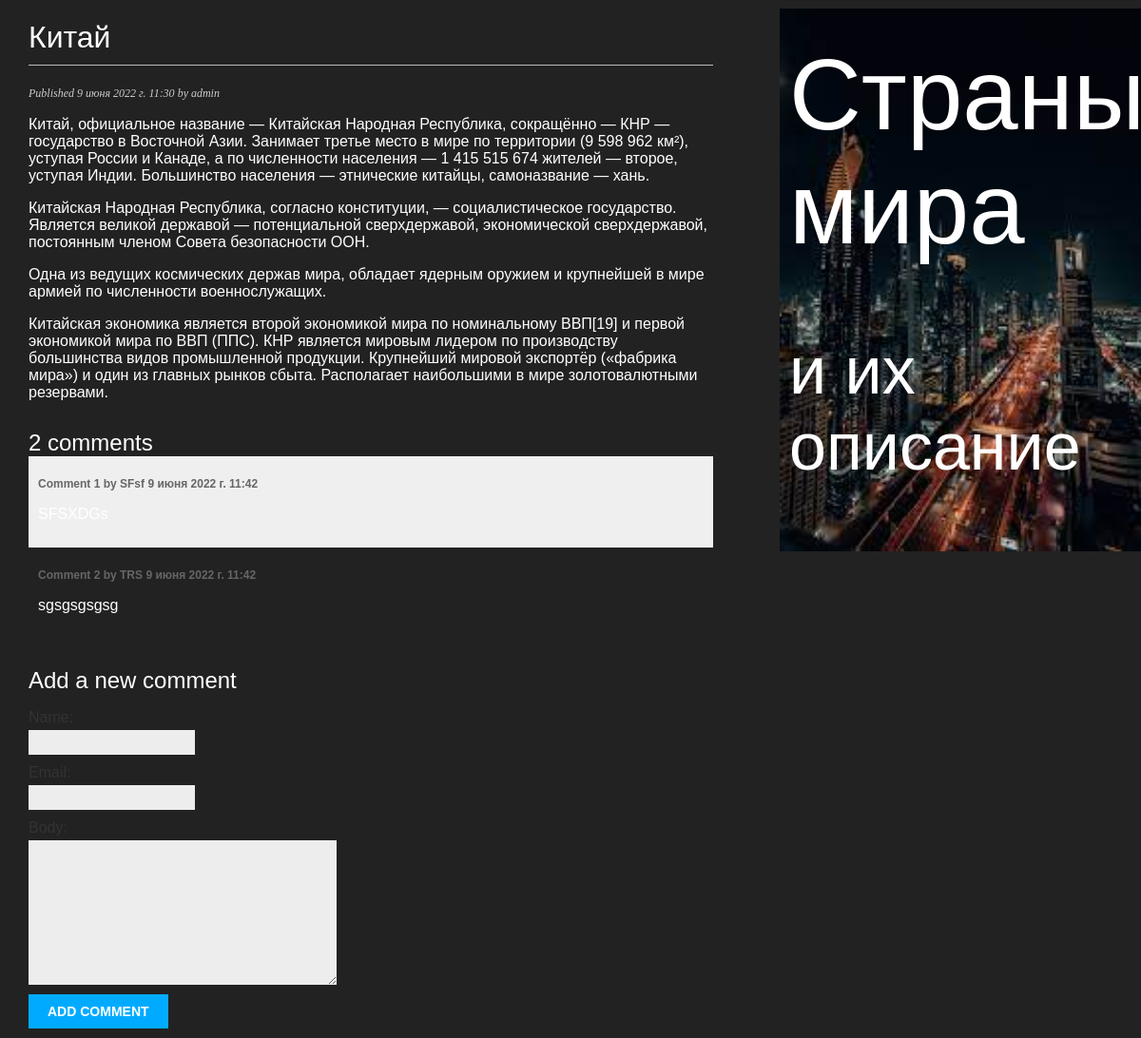
The page /blog/6/ on the database its author committed.
### blog/models.py (models this page shows, shortened)
class Post(models.Model):
    class Status(models.TextChoices):
        DRAFT = 'DF', 'Draft'
        PUBLISHED = 'PB', 'Published'
    title = models.CharField(max_length=250)
    slug = models.SlugField(max_length=250)
    author = models.ForeignKey(User,on_delete=models.CASCADE,related_name='blog_posts')
    body = models.TextField()
    publish = models.DateTimeField(default=timezone.now)
    created = models.DateTimeField(auto_now_add=True)
    updated = models.DateTimeField(auto_now=True)
    status = models.CharField(max_length=2,choices=Status.choices,default=Status.DRAFT)
    objects = models.Manager() # The default manager.
    published = PublishedManager() # Our custom manager.
    class Meta:
        ordering = ['-publish']
        indexes = [
            models.Index(fields=['-publish']),
        ]

class Comment(models.Model):
    post = models.ForeignKey(Post, on_delete=models.CASCADE, related_name='comments')
    name = models.CharField(max_length=80)
    email = models.EmailField()
    body = models.TextField()
    created = models.DateTimeField(auto_now_add=True)
    updated = models.DateTimeField(auto_now=True)
    active = models.BooleanField(default=True)
    class Meta:
        ordering = ['created']
        indexes = [
            models.Index(fields=['created']),
        ]

### blog/views.py (the view)
# urls.py: path('<int:id>/', views.post_detail, name='post_detail'),
def post_detail(request, id):
    post = get_object_or_404(Post, id=id, status=Post.Status.PUBLISHED)
    comments = post.comments.filter(active=True)
    form = CommentForm()
    return render(request, 'blog/post/detail.html', {'post': post, 'comments': comments,
'form': form})

### blog/forms.py
class CommentForm(forms.ModelForm):
	class Meta:
		model = Comment
		fields = ['name', 'email', 'body']

### blog/templates/blog/post/detail.html (shortened to what this page needs)
{% extends "blog/base.html" %}
{% block content %}
  <h1>{{ post.title }}</h1>
  <p class="date">
    Published {{ post.publish }} by {{ post.author }}
  </p>
  {{ post.body|linebreaks }}
  {% with comments.count as total_comments %}
 <h2>{{ total_comments }} comment{{ total_comments|pluralize }}</h2>
{% endwith %}
{% for comment in comments %}
 <div class="comment">
 <p class="info">
 Comment {{ forloop.counter }} by {{ comment.name }}
 {{ comment.created }}
 </p>
 {{ comment.body|linebreaks }}
 </div>
{% empty %}
 <p>There are no comments yet.</p>
{% endfor %}
<h2>Add a new comment</h2>
 <form action="{% url 'blog:post_comment' post.id %}" method="post">
 {{ form.as_p }}
 <p><input type="submit" value="Add comment"></p>
 </form>
{% endblock %}

### blog/static/css/blog.css (style rules this page uses)
body { margin:0; padding:0; font-family:helvetica, sans-serif; }
h1 { font-weight:normal; border-bottom:1px solid #bbb; padding:0 0 10px 0; }
h2 { font-weight:normal; margin:30px 0 0; }
p.date { color:#ccc; font-family: georgia, serif; font-size: 12px; font-style: italic; }
label { float:left; clear:both; color:#333; margin-bottom:4px; }
input, textarea { clear:both; float:left; margin:0 0 10px; background:#ededed; border:0; padding:6px 10px; font-size:12px; }
input[type=submit] { font-weight:bold; background:#00abff; color:#fff; padding:10px 20px; font-size:14px; text-transform:uppercase; }
.comment { padding:10px; }
.comment:nth-child(even) { background:#efefef; }
.comment .info { font-weight:bold; font-size:12px; color:#666; }
.blog_page { background:#222222; }

### rows shown on the page
Post: title "Китай", publish "9 июня 2022 г. 11:30", author "admin", body "Китай, официальное название — Китайская Народная Республика, сокращённо — КНР — государство в Восточной Азии. Занимает третье место в мире по территории (9 598 962 км²), уступая России и Канаде, а по численности населения — 1 415 515 674 жителей — второе, уступая Индии. Большинство населения — этнические китайцы, самоназвание — хань. Китайская Народная Республика, согласно конституции, — социалистическое государство. Является великой державой — потенциальной сверхдержавой, экономической сверхдержавой, постоянным членом Совета безопасности ООН. Одна из ведущих космических держав мира, обладает ядерным оружием и крупнейшей в мире армией по численности военнослужащих. Китайская экономика…"
Comment: name "SFsf", created "9 июня 2022 г. 11:42"
Comment: name "TRS", created "9 июня 2022 г. 11:42", body "sgsgsgsgsg"

### other values the page prints
{{ total_comments }} "2"
